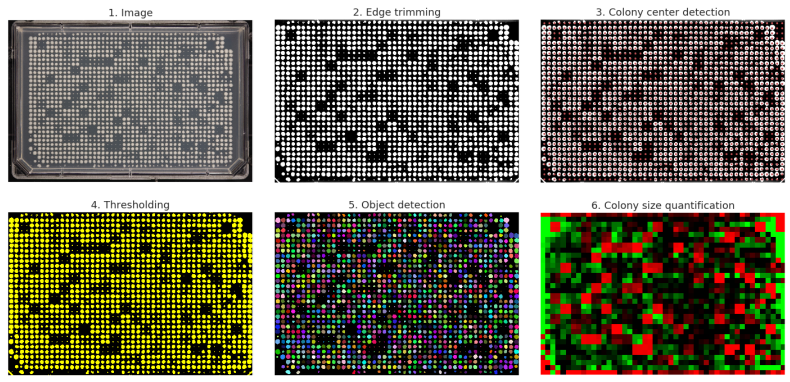
#> input picture images/platometer_overview.png, 1580 x 763 px (shown at 1/2 size)
$ python -i platometer.py   (imports and definitions only)   (older library calls are emulated)
#> lines starting #> are read from the running program, lines starting #| are printed output that depends on the picture
### platometer_utils.py
"""Code from https://github.com/demotu/BMC: to detect peaks in data based
on their amplitude and other features.
"""

from __future__ import division, print_function

import scipy
import numpy as np
import matplotlib.pyplot as plt


__author__ = "Marcos Duarte, https://github.com/demotu/BMC"
__version__ = "1.0.4"
__license__ = "MIT"


# [142 lines left out: functions detect_peaks, _plot, not called in this run]


def bucket(data, bucket_size):
    """Replaces groups of N consecutive pixels in
    the array with a single pixel which is the sum of the N replaced pixels.

    Args:
        data (numpy array): Image data.
        bucket_size (list or numpy array): Shape of 2D window that defines the bucket.
    See: http://stackoverflow.com/q/36269508/513688
    Author: Andrew York
    """

    for bucket_dim in bucket_size:
        assert float(bucket_dim).is_integer()

    bucket_size = [int(bucket_dim) for bucket_dim in bucket_size]
    data = np.ascontiguousarray(data)
    new_shape = np.concatenate((np.array(data.shape) // bucket_size, bucket_size))
    old_strides = np.array(data.strides)
    new_strides = np.concatenate((old_strides * bucket_size, old_strides))
    axis = tuple(range(data.ndim, 2 * data.ndim))
    return np.lib.stride_tricks.as_strided(data, new_shape, new_strides).sum(axis)


def fit_sin(x_vals, y_vals, guess=np.array([])):
    """
    Fits a sin function to the input sequence of x and y values.

    Args:
        x_vals (numpy array): x-values of the input sequence.
        y_vals (numpy array): y-values of the input sequence.
        guess (numpy array, optional): An initial guess of the sinusoid
            parameters (helps with robustness).

    Returns:
        dict: A dictionary containing the fitting parameters.
    """

    amplitude_guess, angular_frequency_guess = None, None
    phase_guess, offset_guess, slope_guess = None, None, None

    if guess.any():
        amplitude_guess, angular_frequency_guess, phase_guess, offset_guess, slope_guess = guess

    x_vals = np.array(x_vals)
    y_vals = np.array(y_vals)

    if not amplitude_guess:
        amplitude_guess = np.std(y_vals) * 2. ** 0.5

    if not offset_guess:
        offset_guess = np.mean(y_vals)

    if not slope_guess:
        slope_guess = 0.01

    if not phase_guess:
        phase_guess = 0.0

    if not angular_frequency_guess:
        # Assume uniform spacing
        fourier_frequencies = np.fft.fftfreq(len(x_vals), (x_vals[1]-x_vals[0]))
        fourier_transforms = abs(np.fft.fft(y_vals))

        # Excluding the zero frequency "peak", which is related to offset
        frequency_guess = abs(fourier_frequencies[np.argmax(fourier_transforms[1:])+1])
        angular_frequency_guess = 2. * np.pi * frequency_guess

    guess = np.array([amplitude_guess, angular_frequency_guess,
                      phase_guess, offset_guess, slope_guess])

    def sinfunc(time, amplitude, angular_frequency, phase, offset, slope):
        return amplitude * np.sin(angular_frequency*time + phase) + offset + slope*time

    [popt, pcov] = scipy.optimize.curve_fit(sinfunc, x_vals, y_vals, p0=guess)
    amplitude, angular_frequency, phase, offset, slope = popt
    frequency = angular_frequency/(2.*np.pi)
    fitfunc = lambda t: amplitude * np.sin(angular_frequency*t + phase) + offset + slope*t

    return {"a": amplitude,
            "w": angular_frequency,
            "p": phase,
            "c": offset,
            "d": slope,
            "freq": frequency,
            "popt": popt,
            "period": 1./frequency,
            "fitfunc": fitfunc,
            "maxcov": np.max(pcov),
            "rawres": (guess, popt, pcov)}

### platometer.py
"""Platometer is a simple image-processing tool for quantifying colony sizes
from arrayed growth experiments in yeast or bacteria.
Typical applications include phenotypic screens of mutant collections
and synthetic genetic array (SGA) experiments.

Authors: Gina Turco, Anastasia Baryshnikova (2020)
"""

import datetime
import time
import os
import argparse
import pickle

from os.path import expanduser
import multiprocessing as mp
import numpy as np
import pandas as pd

from scipy.signal import medfilt2d
from scipy import ndimage as ndi
from sklearn.mixture import GaussianMixture
from skimage import filters
from skimage.morphology import watershed

import matplotlib
# [1 line not run here, left out]
import matplotlib.pyplot as plt
import matplotlib.patches as patches

from platometer_io import load, save_to_p, plot_plate
from platometer_utils import detect_peaks, bucket, fit_sin

class Platometer:
    """ Main class that stores input data, intermediate processing steps
    and, ultimately, colony size measurements.
    """

    def __init__(self, path_to_image_file,
                 plate_format=np.array([32, 48]), verbose=True):

#> called with path_to_image_file = 'images/platometer_overview.png', plate_format = array of shape (2,), verbose = True
        self.path_to_image_file = path_to_image_file
        self.verbose = verbose
        self.image = plt.imread(path_to_image_file)
#> self.image is the input picture: shape (763, 1580, 4) float32; mean R, G, B, A 0.448, 0.439, 0.367, 1
        self.n_rows, self.n_cols = plate_format

        self.im_center = None
        self.fit_row = None
        self.fit_col = None

        self.im_gray_trimmed = None
        self.im_foreground = None
        self.im_objects = None

        # List of colony center coordinates
        self.colony_pxl = None

        # DataFrame with final output
        self.colony_data = None

        self.row_avg_fit = None
        self.col_avg_fit = None

    # [87 lines left out: functions get_path_to_output_file, save, print, not called in this run]

    def gray_and_trim(self):
        """"Converts image to gray scale and trims the plate edges.
        """

        # Convert to gray scale
        im_gray = np.nanmean(self.image, axis=2)

        # Downsample 2X
        im_gray = bucket(im_gray, [2, 2])

        # Medial filter
        im_gray = medfilt2d(im_gray, kernel_size=5)

        # Get row & col averages
        row_avg = np.nanmean(im_gray, axis=1)
        col_avg = np.nanmean(im_gray, axis=0)

        row_pxl = np.arange(len(row_avg))
        col_pxl = np.arange(len(col_avg))

        # Middle 50% of the plate
        row_pxl_mid = np.percentile(row_pxl, [25, 75]).astype(int)
        col_pxl_mid = np.percentile(col_pxl, [25, 75]).astype(int)

        row_pxl_mid_range = np.arange(row_pxl_mid[0], row_pxl_mid[1])
        col_pxl_mid_range = np.arange(col_pxl_mid[0], col_pxl_mid[1])

        # Find the positions of colony centers by fitting a sinusoid to the row and col averages
        # First fit (only on the middle of the plate, to get robust estimates
        # of parameters)
        fit_row_0 = fit_sin(row_pxl_mid_range, row_avg[row_pxl_mid_range])
        fit_col_0 = fit_sin(col_pxl_mid_range, col_avg[col_pxl_mid_range])

        # Second fit (with the guesses from the first fit)
        self.fit_row = fit_sin(row_pxl, row_avg, guess=fit_row_0['popt'])
        self.fit_col = fit_sin(col_pxl, col_avg, guess=fit_col_0['popt'])

        row_avg_fit = self.fit_row['fitfunc'](row_pxl)
        col_avg_fit = self.fit_col['fitfunc'](col_pxl)

        # Define the expected size of a window containing the expected number
        # of rows or columns
        w_row = np.ceil(self.fit_row['period'] * self.n_rows).astype(int)
        w_col = np.ceil(self.fit_col['period'] * self.n_cols).astype(int)

        # Find the boundaries of the plate (when plate is not centered within
        # the image)
        plate_row_boundaries = [np.min(np.nonzero(row_avg > 100)),
                                np.max(np.nonzero(row_avg > 100))]
        plate_col_boundaries = [np.min(np.nonzero(col_avg > 100)),
                                np.max(np.nonzero(col_avg > 100))]

        # Find the approximate middle of the plate
        best_w_row_mid_pxl = int(np.min(plate_row_boundaries) +
                                 np.abs(np.diff(plate_row_boundaries) / 2))
        best_w_col_mid_pxl = int(np.min(plate_col_boundaries) +
                                 np.abs(np.diff(plate_col_boundaries) / 2))

        # Snap to the closest negative peak of the fitted sinusoid
        row_negative_peaks_px = detect_peaks(
            row_avg_fit,
            mpd=self.fit_row['period'] / 2,
            edge='both',
            kpsh=True,
            valley=True,
            show=False)
        col_negative_peaks_px = detect_peaks(
            col_avg_fit,
            mpd=self.fit_col['period'] / 2,
            edge='both',
            kpsh=True,
            valley=True,
            show=False)

        best_w_row_mid_pxl = row_negative_peaks_px[np.argmin(
            np.abs(best_w_row_mid_pxl - row_negative_peaks_px))]
        best_w_col_mid_pxl = col_negative_peaks_px[np.argmin(
            np.abs(best_w_col_mid_pxl - col_negative_peaks_px))]

        trim_pxl_row = [
            best_w_row_mid_pxl -
            w_row /
            2 -
            self.fit_row['period'] /
            4,
            best_w_row_mid_pxl +
            w_row /
            2 +
            self.fit_row['period'] /
            4]
        trim_pxl_col = [
            best_w_col_mid_pxl -
            w_col /
            2 -
            self.fit_col['period'] /
            4,
            best_w_col_mid_pxl +
            w_col /
            2 +
            self.fit_col['period'] /
            4]

        # Trim the image around the best window
        im_gray_trimmed = im_gray.copy()

        row_mask = row_pxl[(row_pxl > trim_pxl_row[0]) &
                           (row_pxl < trim_pxl_row[1])]
        col_mask = col_pxl[(col_pxl > trim_pxl_col[0]) &
                           (col_pxl < trim_pxl_col[1])]
        im_gray_trimmed = im_gray_trimmed[np.ix_(row_mask, col_mask)]

        best_w_row_mid_pxl = best_w_row_mid_pxl - trim_pxl_row[0]
        best_w_col_mid_pxl = best_w_col_mid_pxl - trim_pxl_col[0]

        self.im_gray_trimmed = im_gray_trimmed
        self.im_center = [best_w_row_mid_pxl, best_w_col_mid_pxl]

        self.row_avg_fit = row_avg_fit[(
            row_pxl > trim_pxl_row[0]) & (row_pxl < trim_pxl_row[1])]
        self.col_avg_fit = col_avg_fit[(
            col_pxl > trim_pxl_col[0]) & (col_pxl < trim_pxl_col[1])]

    # [124 lines left out: functions detect_colonies, measure_colony_sizes, not called in this run]

    def process(self):
        """Runs Platometer on an image.
        Args:
            image (dict): A dictionary containing the path to the image and other parameters.
        Returns:
            Platometer: The Platometer instance containing inputs and outputs of image processing.
        """

        try:
            self.gray_and_trim()
#> in gray_and_trim, `im_gray = np.nanmean(self.image, axis=2)`:
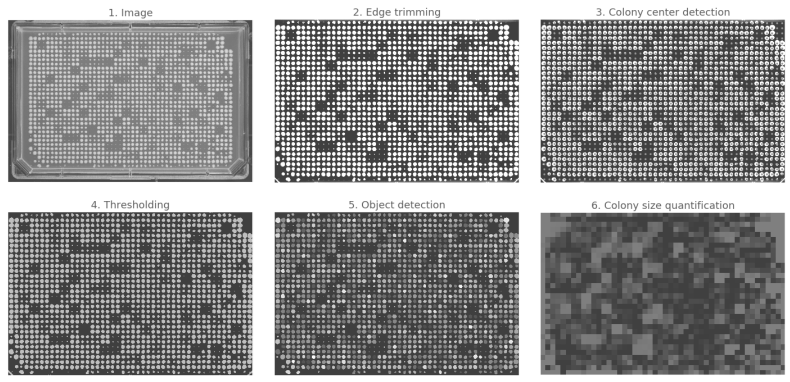
#> im_gray: shape (763, 1580) float32 (shown at 1/2 size); min 0.25, max 1, mean 0.564
#> in bucket, `old_strides = np.array(data.strides)`: old_strides = [6320, 4]
#> in bucket, `new_strides = np.concatenate((old_strides * bucket_size, old_strides))`: new_strides = [12640, 8, 6320, 4]
#> in bucket, `return np.lib.stride_tricks.as_strided(data, new_shape, new_strides).s..`:
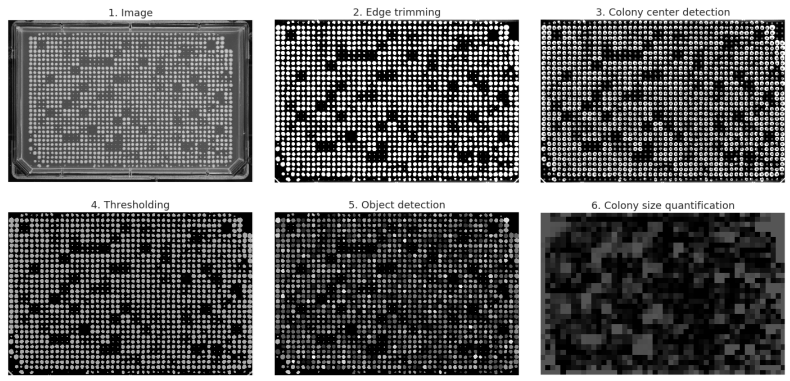
#> returned value: shape (381, 790) float32; min 1, max 4, mean 2.25; drawn with min black and max white
#> in gray_and_trim, `im_gray = medfilt2d(im_gray, kernel_size=5)`:
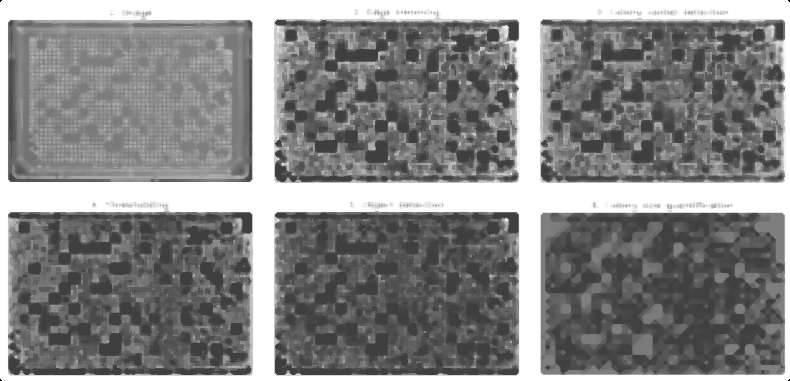
#> im_gray: shape (381, 790) float32; min 0, max 4, mean 2.12; drawn with min black and max white
#> in gray_and_trim, `row_avg = np.nanmean(im_gray, axis=1)`: row_avg = 381 values, max 4 at index 2, min 1.38 at index 217, mean 2.12
#> in gray_and_trim, `col_avg = np.nanmean(im_gray, axis=0)`: col_avg = 790 values, max 4 at index 2, min 1.67 at index 386, mean 2.12
#> in gray_and_trim, `row_pxl = np.arange(len(row_avg))`: row_pxl = 381 values from 0 to 380
#> in gray_and_trim, `col_pxl = np.arange(len(col_avg))`: col_pxl = 790 values from 0 to 789
#> in gray_and_trim, `row_pxl_mid = np.percentile(row_pxl, [25, 75]).astype(int)`: row_pxl_mid = [95, 285]
#> in gray_and_trim, `col_pxl_mid = np.percentile(col_pxl, [25, 75]).astype(int)`: col_pxl_mid = [197, 591]
#> in fit_sin, `y_vals = np.array(y_vals)`: y_vals = 190 values, max 4 at index 89, min 1.38 at index 122, mean 2.16
#> in fit_sin, `amplitude_guess = np.std(y_vals) * 2. ** 0.5`: amplitude_guess = 1.13
#> in fit_sin, `offset_guess = np.mean(y_vals)`: offset_guess = 2.16
#> in fit_sin, `fourier_transforms = abs(np.fft.fft(y_vals))`: fourier_transforms = 190 values, max 410.8 at index 0, min 0.0297 at index 57, mean 6.53
#> in fit_sin, `frequency_guess = abs(fourier_frequencies[np.argmax(fourier_transforms..`: frequency_guess = 0.00526
#> in fit_sin, `angular_frequency_guess = 2. * np.pi * frequency_guess`: angular_frequency_guess = 0.0331
#> in fit_sin, `guess = np.array([amplitude_guess, angular_frequency_guess, phase_gues..`: guess = [1.13, 0.0331, 0, 2.16, 0.01]
#> in fit_sin, `[popt, pcov] = scipy.optimize.curve_fit(sinfunc, x_vals, y_vals, p0=gu..`: popt = [0.852, 0.0497, -1.72, 2.74, -0.00208]; pcov = [[0.00359, 1.07e-05, -0.00195, 0.000415, 1.58e-06], [1.07e-05, 1.45e-06, -0.000271, -2.43e-05, 1.12e-07], [-0.00195, -0.000271, 0.0552, 0.00572, -2.65e-05], [0.000415, -2.43e-05, 0.00572, 0.0215, -0.000104], [1.58e-06, 1.12e-07, -2.65e-05, -0.000104, 5.47e-07]]
#> in fit_sin, `amplitude, angular_frequency, phase, offset, slope = popt`: amplitude = 0.852; angular_frequency = 0.0497; phase = -1.72; offset = 2.74; slope = -0.00208
#> in fit_sin, `frequency = angular_frequency/(2.*np.pi)`: frequency = 0.0079
#> in gray_and_trim, `fit_row_0 = fit_sin(row_pxl_mid_range, row_avg[row_pxl_mid_range])`: fit_row_0 = 11 items
#> in gray_and_trim, `row_avg_fit = self.fit_row['fitfunc'](row_pxl)`: row_avg_fit = 381 values, max 3.23 at index 0, min 1.25 at index 298, mean 2.12
#> in gray_and_trim, `col_avg_fit = self.fit_col['fitfunc'](col_pxl)`: col_avg_fit = 790 values, max 2.61 at index 0, min 1.66 at index 725, mean 2.12
#> in gray_and_trim, `w_row = np.ceil(self.fit_row['period'] * self.n_rows).astype(int)`: w_row = 6565
#> in gray_and_trim, `w_col = np.ceil(self.fit_col['period'] * self.n_cols).astype(int)`: w_col = 6337
            self.detect_colonies()
            self.measure_colony_sizes()
        except RuntimeError:
            print(
                'RuntimeError with processing %s. Moving on...' %
                self.path_to_image_file)

    # [365 lines left out: functions get_colony_data, test, show_plate, show_position, merge_colonies, estimate_foreground_by_gmm and 6 more, not called in this run]


# [98 lines not run here, left out]

#> (the run stopped early here; a loop or call above may not have finished)
